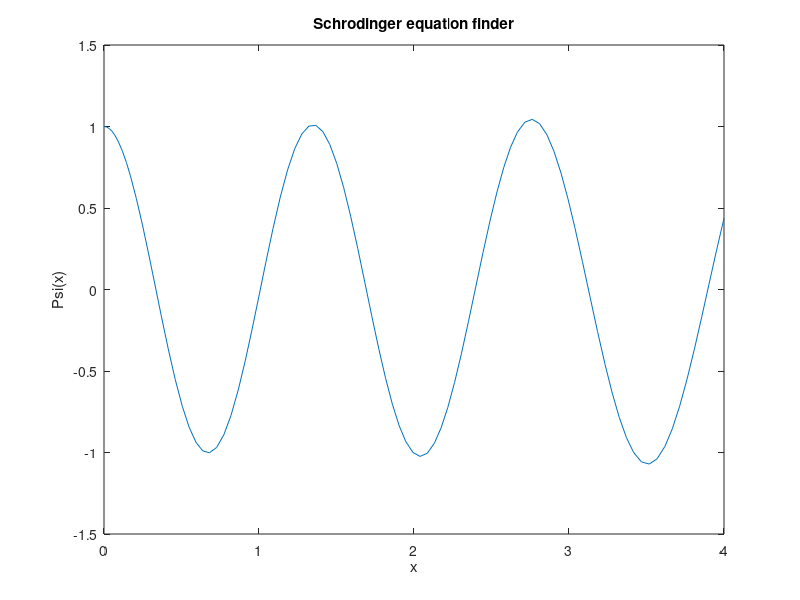
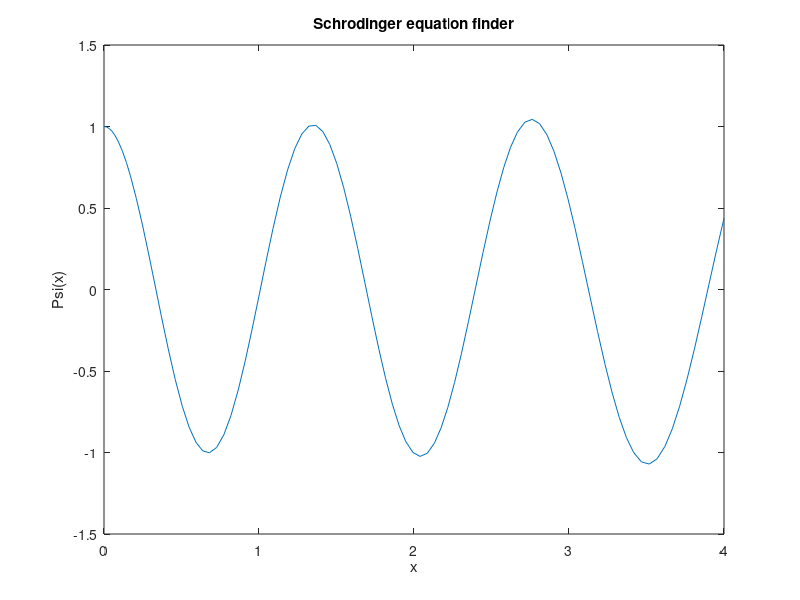
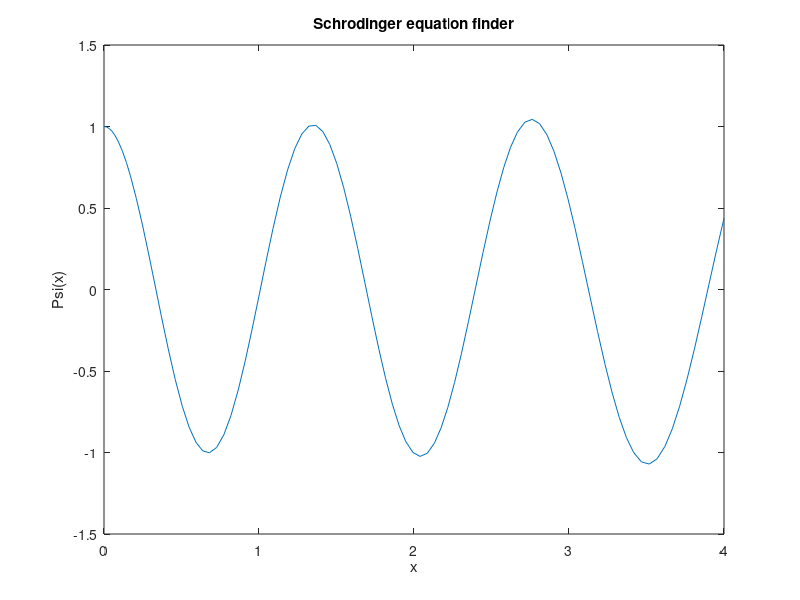

MATLAB code for these plots, in order: (Note: this script raises an error after producing the figures.)
% gausspotential.m%% Script to solve the shrodinger equations of motion, % implenting eigen Energy solver is under construction%%    Vx = -A*exp((-x^2)/(w^2));%    Dxpsi = psi_prime;%    Dxpsi_prime = (2*m/(h_bar^2)) *(Vx - E)*psi;%  declare some variables as 'global', because the derivative function %  will need to access them, but there isn't another graceful way%  to pass themglobal w m A h_bar E xfinal psi0 psi_prime0 x0% global parameter definitionw = 2*pi; % angular frequencym = 1; % massA =  10;h_bar = 1;E = 1;x0 = 0;xfinal = 4;% For even statespsi0 = 1;psi_prime0 = 0;% For odd states%psi = 0;%psi_prime = 1;% Solving time independent Shrodinger equfunction ydot = hosc_func(x, y)  global w m A h_bar E  % unpack input vector  psi = y(1);  psi_prime = y(2);  % compute derivatives  Vx = -A*exp((-x^2)/(w^2));  Dxpsi = psi_prime;  Dxpsi_prime = (2*m/(h_bar^2)) *(Vx - E)*psi;  % pack output derivative vector  ydot = [Dxpsi; Dxpsi_prime];  endfunction% for the integrator, you need a function to evaluate the derivative% (i.e., the right-hand side) of the differential equation.function psifinal = rootfunc(E)  global w m A h_bar xfinal psi0 psi_prime0 x0% pack initial conditionsy0 = [psi0; psi_prime0];% now use ode45 (fourth and fifth order Runge Kutta method)% to solve differential equation.[xout, yout] = ode45('hosc_func', [x0, xfinal], y0);% unpack solutionspsi_out = yout(:,1);Dxpsi_prime_out = yout(:,2);%picking out psi at the largest xpsifinal = psi_out(length(psi_out));% plot the resultplot(xout, psi_out);xlabel('x');ylabel('Psi(x)');title('Schrodinger equation finder');print("myplot.pdf")endfunction% get final psipsifinal = rootfunc(E);printf("final psi point: psi = %f\n", psifinal);% parametersa = 0; b = 4;  % initial bracketing of roottol = 1.e-8;   % error tolerance of root estimate% pre-evaluate function at ends of bracketing intervalfa = rootfunc(0); fb = rootfunc(E);printf("final and initial psi value %f, %f\n",fa, fb);% main bisection loopiter = 0;while ( abs(a-b) > tol )  % sanity check  if ( fa*fb >= 0 )    error("interval does not appear to bracket a root")  endif  x0 = 0.5*(a+b); psifinal = rootfunc(E);  if ( fa*psifinal < 0 )    % (a,x0) brackets root, so set b=x0    b = x0; fb = psifinal;  else     % (x0,b) brackets root, so set a=x0    a = x0; fa = psifinal;  endif  % print status  iter++;  printf("iteration %d: a = %f, b = %f\n", iter, a, b);endwhile%root findE = 0.5*(a+b);printf("final root estimate: %f\n", x0);